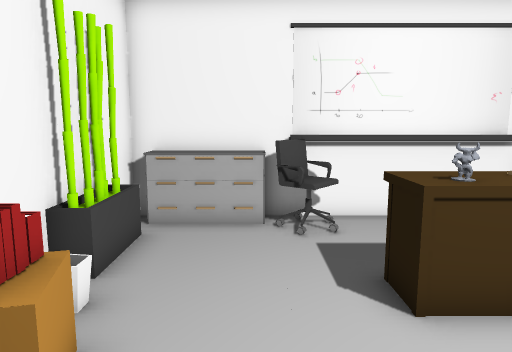
[1] (above)

12 first-person views from a walk through a scene from a Unity 3-D project. The camera is 1.3 m above the floor, tilts 8° down and sees 70° across. The floor is counted in squares, 0.5 m on a side. Each view is taken from the middle of a square. On the plan, view 1 faces up. The plan holds only what a view shows up to about 20 squares ahead; the rest is blank. The player is left out.

[2]
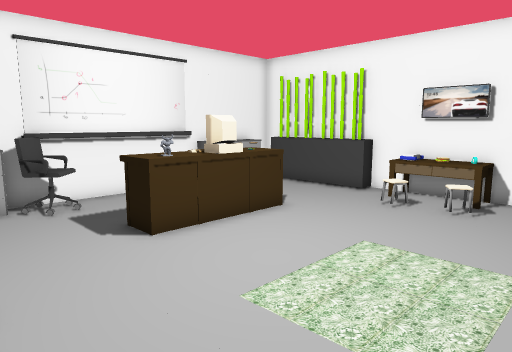

[3]
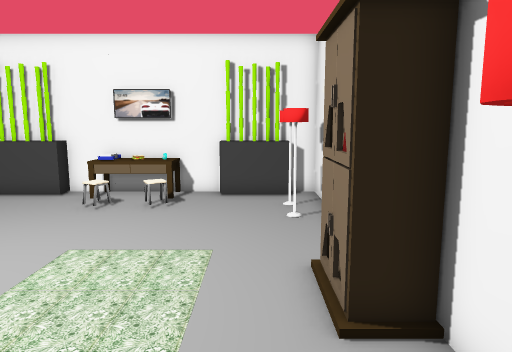

[4]
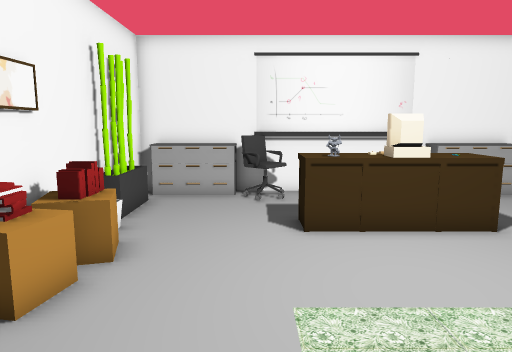

[5]
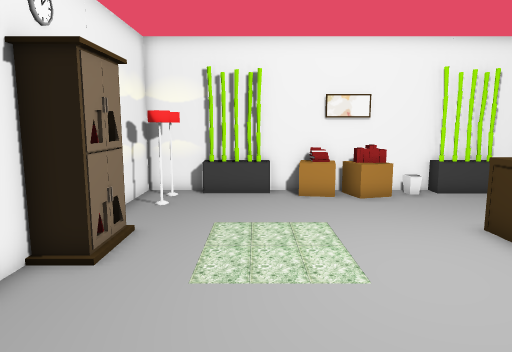

[6]
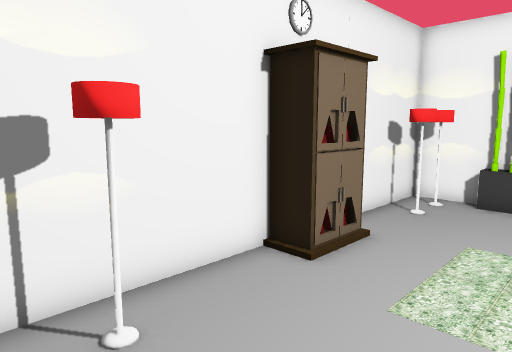

[7]
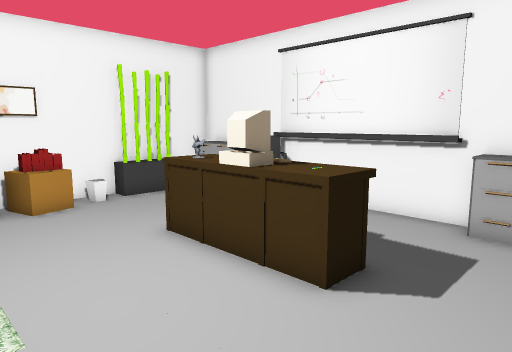

[8]
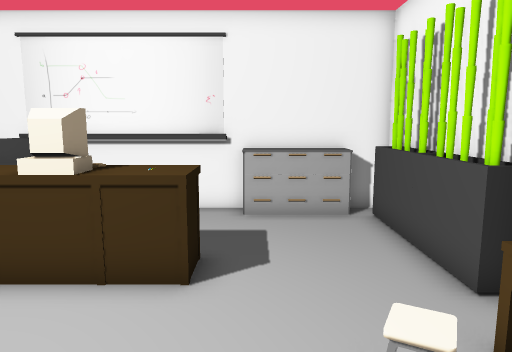

[9]
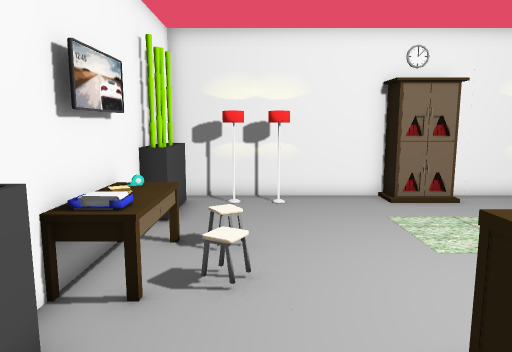

[10]
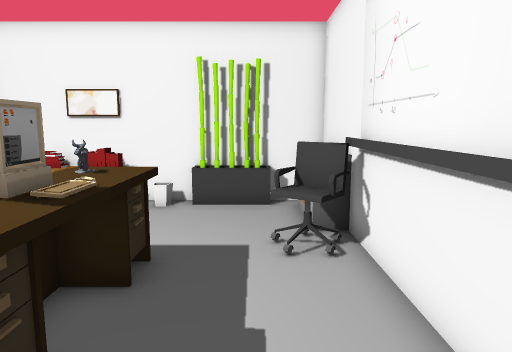

[11]
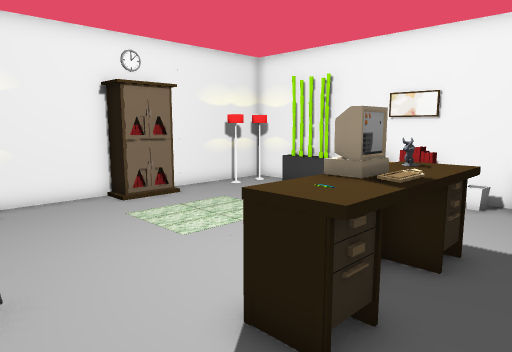

[12]
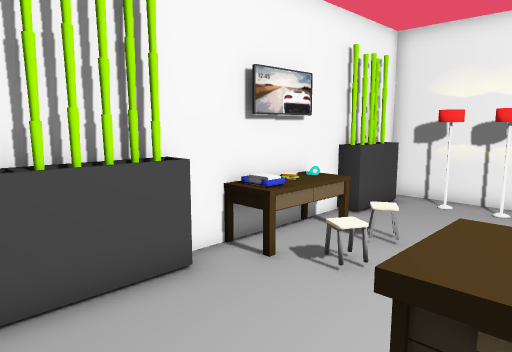

### Floor plan
Points are (right, up) in squares from view 1. A wall is a line through its corners. A room is listed if a view was taken in it or the views show most of it. See-through windows are left out.
Room 1 (views 1, 2, 3, 4, 5, 6, 7, 8, 9, 10, 11, 12)
walls: (7.1, 10.4) (7.1, 10) (0.9, 10); (12.1, 2.4) (12.1, 8.7); (7.6, 10.3) (0.4, 10.3); (4.5, -5.3) (12.1, -5.3); (12.1, 8.9) (12.1, 10.3); (-3.5, 10.4) (-3.5, -5.3) (2.5, -5.3); (12.1, -3.8) (12.1, -0.4)
low walls: (-2.7, -0.4) (-2.7, -3.1); (11.4, 4.3) (11.4, 9.4); (-2.7, 8.5) (-2.7, 5.9); (11.4, -4.2) (11.4, -1.7) (12.1, -1.7)
objects: other object (-3, -4) to (-2, -4); other object (-3, 1); other object (-3, 2) to (-3, 3); other object (-3, 3) to (-2, 4); other object (-3, 9) to (-2, 10); other object (-2, 1) to (-2, 2); other object (-1, -4); other object (-1, 9) to (-1, 10); other object (0, 9) to (0, 10); other object (1, 8) to (1, 9); other object (2, -5) to (4, -4); other object (2, 5) to (3, 6); other object (4, 5) to (5, 6); other object (6, 5) to (7, 6); other object (8, -4) to (9, -4); other object (8, 9) to (9, 10); other object (10, -4); other object (10, 9) to (11, 10); other object (11, 0) to (12, 3); other object (12, 0); other object (12, 1)

Where each view was taken, in squares from view 1:
view 1: 0 up, 0 right, facing up
view 2: 3 down, 2 left, facing up-right
view 3: 3 down, 2 left, facing right
view 4: 4 down, 1 right, facing up
view 5: 1 down, 11 right, facing left
view 6: 0 up, 10 right, facing down-left
view 7: 0 up, 10 right, facing up-left
view 8: 1 down, 8 right, facing up
view 9: 8 up, 9 right, facing down
view 10: 8 up, 9 right, facing left
view 11: 8 up, 10 right, facing down-left
view 12: 8 up, 6 right, facing down-right
